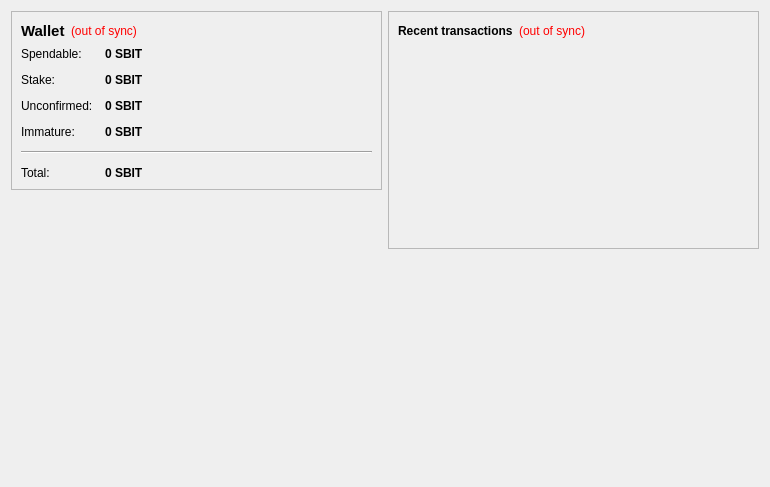
<?xml version="1.0" encoding="UTF-8"?>
<ui version="4.0">
 <class>OverviewPage</class>
 <widget class="QWidget" name="OverviewPage">
  <property name="geometry">
   <rect>
    <x>0</x>
    <y>0</y>
    <width>770</width>
    <height>487</height>
   </rect>
  </property>
  <property name="windowTitle">
   <string>Form</string>
  </property>
  <layout class="QHBoxLayout" name="horizontalLayout" stretch="1,1">
   <item>
    <layout class="QVBoxLayout" name="verticalLayout_2">
     <item>
      <widget class="QFrame" name="frame">
       <property name="frameShape">
        <enum>QFrame::StyledPanel</enum>
       </property>
       <property name="frameShadow">
        <enum>QFrame::Raised</enum>
       </property>
       <layout class="QVBoxLayout" name="verticalLayout_4">
        <item>
         <layout class="QHBoxLayout" name="horizontalLayout_4">
          <item>
           <widget class="QLabel" name="label_5">
            <property name="font">
             <font>
              <pointsize>11</pointsize>
              <weight>75</weight>
              <bold>true</bold>
             </font>
            </property>
            <property name="text">
             <string>Wallet</string>
            </property>
           </widget>
          </item>
          <item>
           <widget class="QLabel" name="labelWalletStatus">
            <property name="toolTip">
             <string>The displayed information may be out of date. Your wallet automatically synchronizes with the SquareBit network after a connection is established, but this process has not completed yet.</string>
            </property>
            <property name="styleSheet">
             <string notr="true">QLabel { color: red; }</string>
            </property>
            <property name="text">
             <string notr="true">(out of sync)</string>
            </property>
            <property name="alignment">
             <set>Qt::AlignLeading|Qt::AlignLeft|Qt::AlignVCenter</set>
            </property>
           </widget>
          </item>
          <item>
           <spacer name="horizontalSpacer_2">
            <property name="orientation">
             <enum>Qt::Horizontal</enum>
            </property>
            <property name="sizeHint" stdset="0">
             <size>
              <width>40</width>
              <height>20</height>
             </size>
            </property>
           </spacer>
          </item>
         </layout>
        </item>
        <item>
         <layout class="QFormLayout" name="formLayout_2">
          <property name="fieldGrowthPolicy">
           <enum>QFormLayout::AllNonFixedFieldsGrow</enum>
          </property>
          <property name="horizontalSpacing">
           <number>12</number>
          </property>
          <property name="verticalSpacing">
           <number>12</number>
          </property>
          <item row="0" column="0">
           <widget class="QLabel" name="label">
            <property name="text">
             <string>Spendable:</string>
            </property>
           </widget>
          </item>
          <item row="0" column="1">
           <widget class="QLabel" name="labelBalance">
            <property name="font">
             <font>
              <weight>75</weight>
              <bold>true</bold>
             </font>
            </property>
            <property name="cursor">
             <cursorShape>IBeamCursor</cursorShape>
            </property>
            <property name="toolTip">
             <string>Your current spendable balance</string>
            </property>
            <property name="text">
             <string notr="true">0 SBIT</string>
            </property>
            <property name="textInteractionFlags">
             <set>Qt::LinksAccessibleByMouse|Qt::TextSelectableByKeyboard|Qt::TextSelectableByMouse</set>
            </property>
           </widget>
          </item>
          <item row="1" column="0">
           <widget class="QLabel" name="label_6">
            <property name="text">
             <string>Stake:</string>
            </property>
           </widget>
          </item>
          <item row="1" column="1">
           <widget class="QLabel" name="labelStake">
            <property name="font">
             <font>
              <weight>75</weight>
              <bold>true</bold>
             </font>
            </property>
            <property name="cursor">
             <cursorShape>IBeamCursor</cursorShape>
            </property>
            <property name="toolTip">
             <string>Total of coins that was staked, and do not yet count toward the current balance</string>
            </property>
            <property name="text">
             <string notr="true">0 SBIT</string>
            </property>
            <property name="textInteractionFlags">
             <set>Qt::LinksAccessibleByMouse|Qt::TextSelectableByKeyboard|Qt::TextSelectableByMouse</set>
            </property>
           </widget>
          </item>
          <item row="2" column="0">
           <widget class="QLabel" name="label_3">
            <property name="text">
             <string>Unconfirmed:</string>
            </property>
           </widget>
          </item>
          <item row="2" column="1">
           <widget class="QLabel" name="labelUnconfirmed">
            <property name="font">
             <font>
              <weight>75</weight>
              <bold>true</bold>
             </font>
            </property>
            <property name="cursor">
             <cursorShape>IBeamCursor</cursorShape>
            </property>
            <property name="toolTip">
             <string>Total of transactions that have yet to be confirmed, and do not yet count toward the current balance</string>
            </property>
            <property name="text">
             <string notr="true">0 SBIT</string>
            </property>
            <property name="textInteractionFlags">
             <set>Qt::LinksAccessibleByMouse|Qt::TextSelectableByKeyboard|Qt::TextSelectableByMouse</set>
            </property>
           </widget>
          </item>
          <item row="3" column="0">
           <widget class="QLabel" name="labelImmatureText">
            <property name="text">
             <string>Immature:</string>
            </property>
           </widget>
          </item>
          <item row="3" column="1">
           <widget class="QLabel" name="labelImmature">
            <property name="font">
             <font>
              <weight>75</weight>
              <bold>true</bold>
             </font>
            </property>
            <property name="toolTip">
             <string>Mined balance that has not yet matured</string>
            </property>
            <property name="text">
             <string notr="true">0 SBIT</string>
            </property>
            <property name="textInteractionFlags">
             <set>Qt::LinksAccessibleByMouse|Qt::TextSelectableByKeyboard|Qt::TextSelectableByMouse</set>
            </property>
           </widget>
          </item>
          <item row="4" column="0" colspan="2">
           <widget class="Line" name="line">
            <property name="orientation">
             <enum>Qt::Horizontal</enum>
            </property>
           </widget>
          </item>
          <item row="5" column="0">
           <widget class="QLabel" name="labelTotalText">
            <property name="text">
             <string>Total:</string>
            </property>
           </widget>
          </item>
          <item row="5" column="1">
           <widget class="QLabel" name="labelTotal">
            <property name="font">
             <font>
              <weight>75</weight>
              <bold>true</bold>
             </font>
            </property>
            <property name="cursor">
             <cursorShape>IBeamCursor</cursorShape>
            </property>
            <property name="toolTip">
             <string>Your current total balance</string>
            </property>
            <property name="text">
             <string notr="true">0 SBIT</string>
            </property>
            <property name="textInteractionFlags">
             <set>Qt::LinksAccessibleByMouse|Qt::TextSelectableByKeyboard|Qt::TextSelectableByMouse</set>
            </property>
           </widget>
          </item>
         </layout>
        </item>
       </layout>
      </widget>
     </item>
     <item>
      <spacer name="verticalSpacer">
       <property name="orientation">
        <enum>Qt::Vertical</enum>
       </property>
       <property name="sizeHint" stdset="0">
        <size>
         <width>20</width>
         <height>40</height>
        </size>
       </property>
      </spacer>
     </item>
     <item>
      <widget class="QLabel" name="label_2">
       <property name="autoFillBackground">
        <bool>true</bool>
       </property>
       <property name="text">
        <string/>
       </property>
       <property name="pixmap">
        <pixmap resource="../bitcoin.qrc">:/icons/drmbg</pixmap>
       </property>
       <property name="scaledContents">
        <bool>false</bool>
       </property>
       <property name="margin">
        <number>0</number>
       </property>
      </widget>
     </item>
    </layout>
   </item>
   <item>
    <layout class="QVBoxLayout" name="verticalLayout_3">
     <item>
      <widget class="QFrame" name="frame_2">
       <property name="frameShape">
        <enum>QFrame::StyledPanel</enum>
       </property>
       <property name="frameShadow">
        <enum>QFrame::Raised</enum>
       </property>
       <layout class="QVBoxLayout" name="verticalLayout">
        <item>
         <layout class="QHBoxLayout" name="horizontalLayout_2">
          <item>
           <widget class="QLabel" name="label_4">
            <property name="text">
             <string>&lt;b&gt;Recent transactions&lt;/b&gt;</string>
            </property>
           </widget>
          </item>
          <item>
           <widget class="QLabel" name="labelTransactionsStatus">
            <property name="toolTip">
             <string>The displayed information may be out of date. Your wallet automatically synchronizes with the SquareBit network after a connection is established, but this process has not completed yet.</string>
            </property>
            <property name="styleSheet">
             <string notr="true">QLabel { color: red; }</string>
            </property>
            <property name="text">
             <string notr="true">(out of sync)</string>
            </property>
            <property name="alignment">
             <set>Qt::AlignRight|Qt::AlignTrailing|Qt::AlignVCenter</set>
            </property>
           </widget>
          </item>
          <item>
           <spacer name="horizontalSpacer">
            <property name="orientation">
             <enum>Qt::Horizontal</enum>
            </property>
            <property name="sizeHint" stdset="0">
             <size>
              <width>40</width>
              <height>20</height>
             </size>
            </property>
           </spacer>
          </item>
         </layout>
        </item>
        <item>
         <widget class="QListView" name="listTransactions">
          <property name="styleSheet">
           <string notr="true">QListView { background: transparent; }</string>
          </property>
          <property name="frameShape">
           <enum>QFrame::NoFrame</enum>
          </property>
          <property name="verticalScrollBarPolicy">
           <enum>Qt::ScrollBarAlwaysOff</enum>
          </property>
          <property name="horizontalScrollBarPolicy">
           <enum>Qt::ScrollBarAlwaysOff</enum>
          </property>
          <property name="selectionMode">
           <enum>QAbstractItemView::NoSelection</enum>
          </property>
         </widget>
        </item>
       </layout>
      </widget>
     </item>
     <item>
      <spacer name="verticalSpacer_2">
       <property name="orientation">
        <enum>Qt::Vertical</enum>
       </property>
       <property name="sizeHint" stdset="0">
        <size>
         <width>20</width>
         <height>40</height>
        </size>
       </property>
      </spacer>
     </item>
    </layout>
   </item>
  </layout>
 </widget>
 <resources/>
 <connections/>
</ui>
